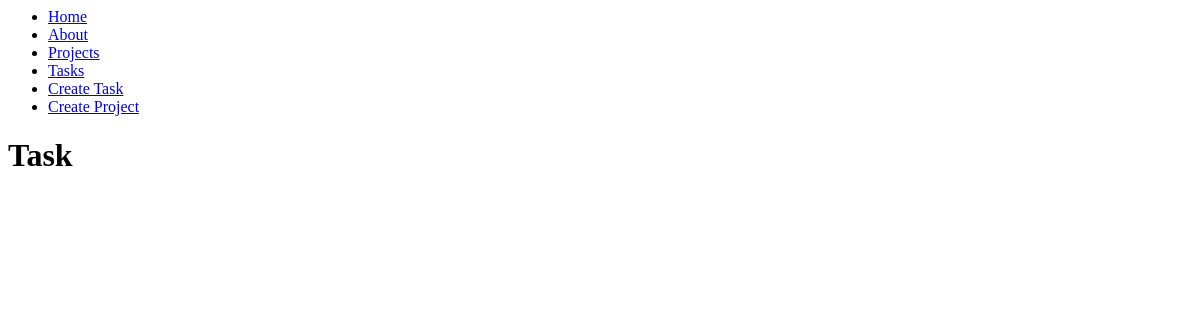
The page /task/ on the database as committed earlier.
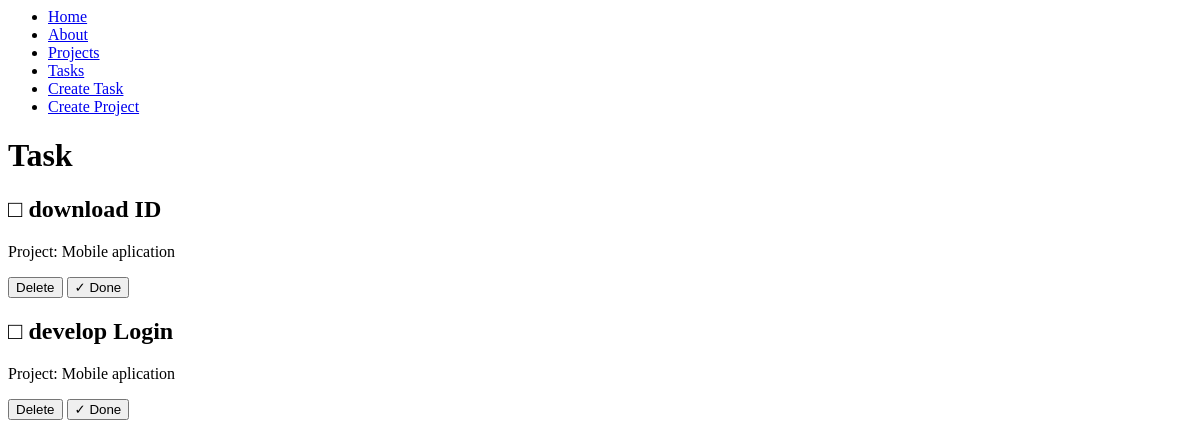
The same page on the database as committed later.
### myapp/models.py (models this page shows, shortened)
class Task(models.Model):
    title = models.CharField(max_length=200)
    description = models.TextField()
    project = models.ForeignKey(Project, on_delete=models.CASCADE)
    done = models.BooleanField(default=False)

class Project(models.Model):
    name = models.CharField(max_length=200)

### myapp/views.py (the view)
# urls.py: path('task/', views.task),
def task(request):
    task = Task.objects.all()
    return render(request,'tasks/task.html',{
        'task':task
    })

### myapp/templates/tasks/task.html (shortened to what this page needs)
{% extends 'layouts/base.html' %}
{% block content %}
<h1>Task</h1>
{% for task in task %}
<div>
    <h2> {% if task.done == False %}
        □
        {% else %}
        ✓
        {% endif %}
        {{task.title}}</h2>
    <p>Project: {{task.project.name}}</p>
    <button>
        Delete
    </button>
    <button>
        ✓ Done
    </button>
</div>
{% endfor %}
{% endblock %}

### myapp/templates/layouts/base.html
<nav>
    <ul>
        <li>
            <a href="/">Home</a>
        </li>
        <li>
            <a href="/about">About</a>
        </li>
        <li>
            <a href="/project">Projects</a>
        </li>
        <li>
            <a href="/task">Tasks</a>
        </li>
        <li>
            <a href="/create_task">Create Task</a>
        </li>
        <li>
            <a href="/create_project">Create Project</a>
        </li>
    </ul>
</nav>
{% block content %}
{% endblock %}

Rows that differ between the two databases and show on the page:
added Task: title "download ID", project.name "Mobile aplication"
added Task: title "develop Login", project.name "Mobile aplication"
